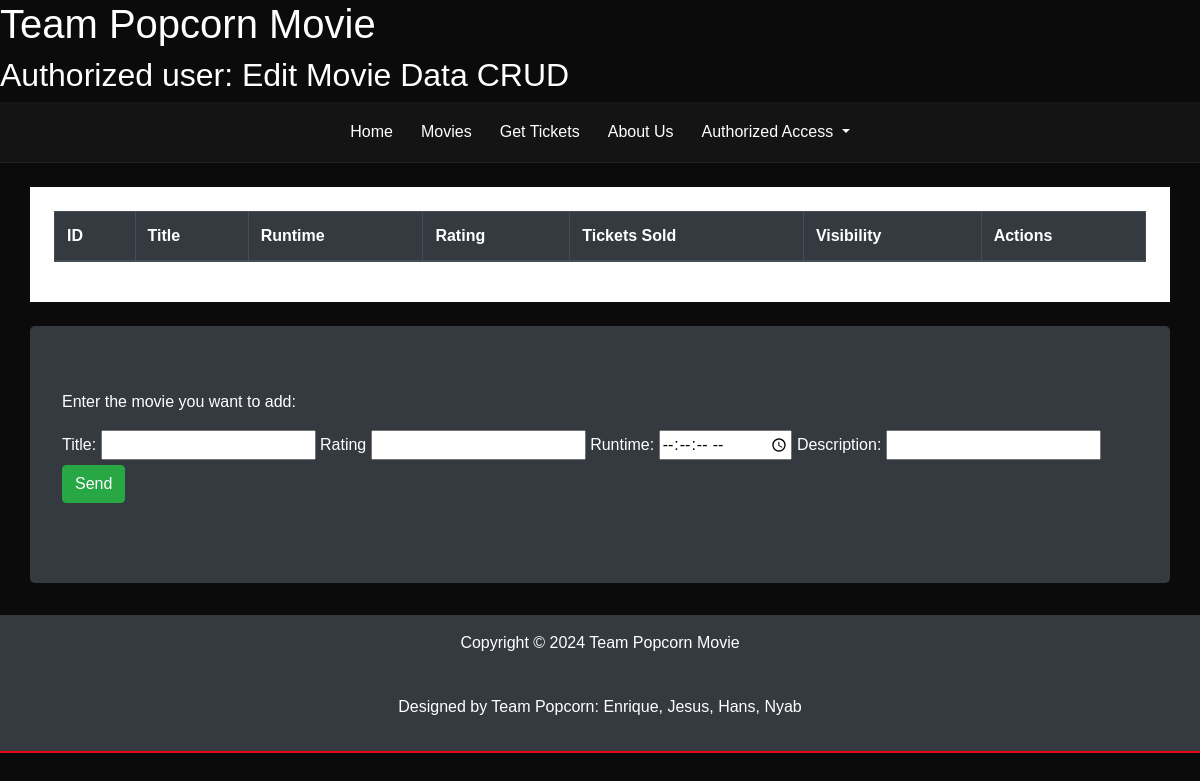
Before: /pages/Movie-Database.php with the older database file.
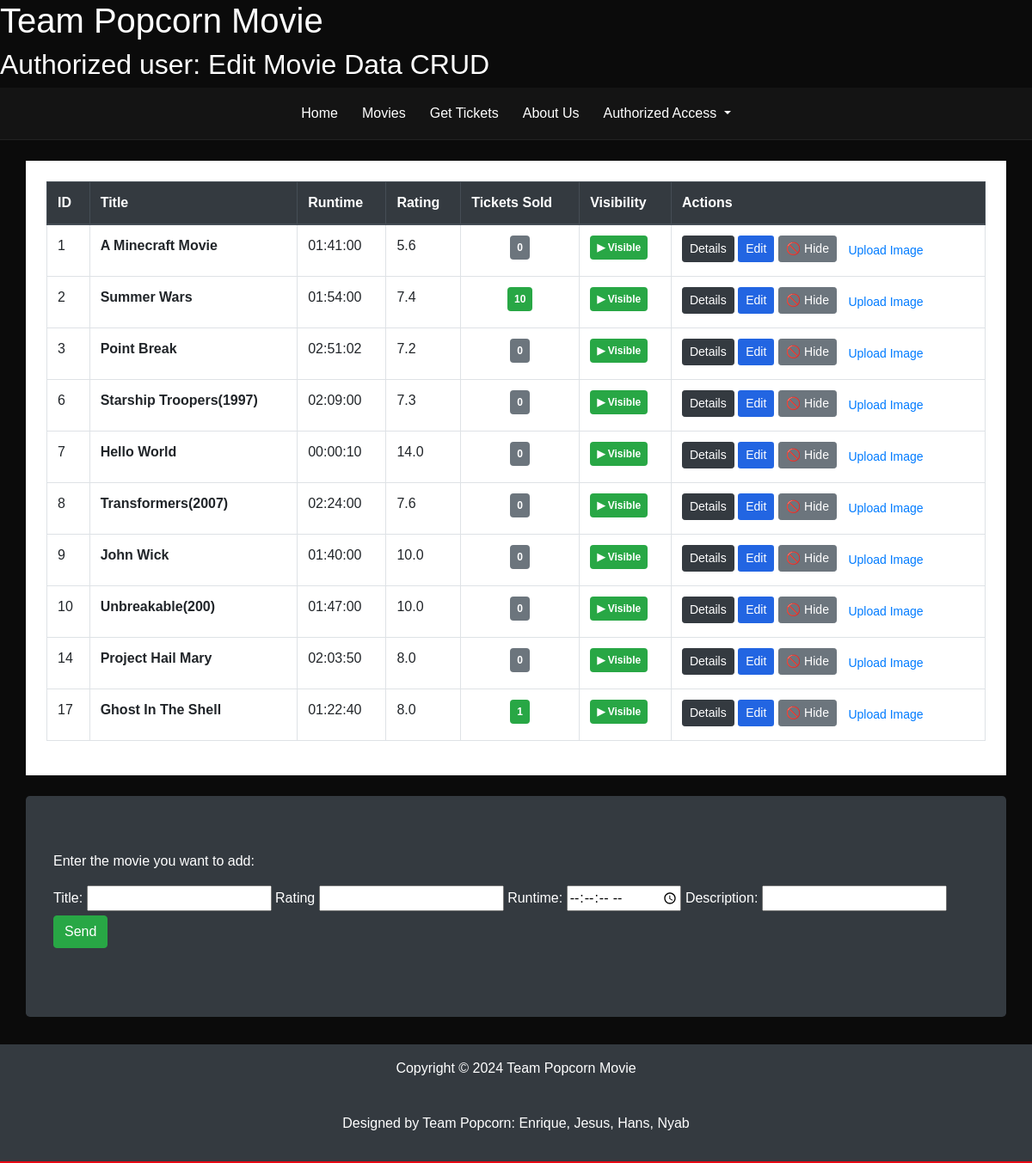
After: the same page with the newer database file.
### tables this page shows
CREATE TABLE `movies` (
  `movie_id` int(11) NOT NULL,
  `title` varchar(200) NOT NULL,
  `runtime` time NOT NULL,
  `rating` decimal(3,1) NOT NULL,
  `description` text NOT NULL,
  `image` varchar(255) NOT NULL,
  `trailer_url` varchar(255) NOT NULL
);

### pages/Movie-Database.php (the view, shortened to what the changed rows need)
<!DOCTYPE html>
<html lang="en">
<?php
include "../config/header.php" ;?>
<body>
    <div>
        <h1>Team Popcorn Movie</h1>
        <h2>Authorized user: Edit Movie Data CRUD</h2>
    </div>
    <div>
        <div class="container-xl mt-4 p-4 bg-white">
            <table class="table table-bordered table-hover">
                <thead class="thead-dark">
                    <tr>
                        <th>ID</th>
                        <th>Title</th>
                        <th>Runtime</th>
                        <th>Rating</th>
                        <th>Tickets Sold</th>
                        <th>Visibility</th>
                        <th>Actions</th>
                    </tr>
                </thead>
                <tbody>
                    <?php
                    include "../config/connection.php";
                    $sql = "SELECT m.*, COALESCE(SUM(t.tickets), 0) AS total_tickets_sold
                            FROM movies m
                            LEFT JOIN tickets t ON m.movie_id = t.movie_id
                            GROUP BY m.movie_id
                            ORDER BY m.is_hidden ASC, m.movie_id ASC";
                    $result = $connection->query($sql);
                    while ($row = $result->fetch_assoc()) {
                        $ticketCount = (int)$row["total_tickets_sold"];
                        $isHidden    = (int)$row["is_hidden"];
                        $ticketBadge = $ticketCount > 0 ? "badge-success" : "badge-secondary";
                        $rowClass = $isHidden ? "table-secondary" : "";
                        $id          = (int)$row["movie_id"];
                        $title       = htmlspecialchars($row["title"],       ENT_QUOTES);
                        $runtime     = htmlspecialchars($row["runtime"],     ENT_QUOTES);
                        $rating      = htmlspecialchars($row["rating"],      ENT_QUOTES);
                        $description = htmlspecialchars($row["description"], ENT_QUOTES);
                        $image       = htmlspecialchars($row["image"],       ENT_QUOTES);
                        if ($isHidden) {
                            $visibilityBadge = "<span class='badge badge-danger p-2'>&#128683; Hidden</span>";
                            $toggleBtn = "
                                <a href='../handlers/movies-toggleVisibility.php?id={$id}&action=show'
                                   class='btn btn-success btn-sm mb-1'
                                   onclick='return confirm(\"Make this movie visible again?\")'>
                                   &#9654; Restore
                                </a>";
                        } else {
                            $visibilityBadge = "<span class='badge badge-success p-2'>&#9654; Visible</span>";
                            $toggleBtn = "
                                <a href='../handlers/movies-toggleVisibility.php?id={$id}&action=hide'
                                   class='btn btn-secondary btn-sm mb-1'
                                   onclick='return confirm(\"Hide this movie from customers and scheduling? All sales will be cancled and ticket holders remain valid after showtimes\")'>
                                   &#128683; Hide
                                </a>";
                        }
                        $hiddenNote = $isHidden
                            ? "<br><small class='text-muted font-italic'>Hidden from customers</small>"
                            : "";
                        echo "
                        <tr class='{$rowClass}'>
                            <td>{$id}</td>
                            <td class='font-weight-bold'>{$title}{$hiddenNote}</td>
                            <td>{$runtime}</td>
                            <td>{$rating}</td>
                            <td class='text-center'>
                                <span class='badge p-2 {$ticketBadge}'>{$ticketCount}</span>
                            </td>
                            <td>{$visibilityBadge}</td>
                            <td>
                                <a href='#'
                                   class='btn btn-dark btn-sm mb-1'
                                   data-toggle='modal'
                                   data-target='#movieModal'
                                   data-id='{$id}'
                                   data-title='{$title}'
                                   data-runtime='{$runtime}'
                                   data-rating='{$rating}'
                                   data-description='{$description}'
                                   data-image='{$image}'>Details</a>
                                <a href='../handlers/movies-edit.php?id={$id}'
                                   class='btn btn-sm mb-1'
                                   style='background-color:#2265e2; color:white;'>Edit</a>
                                {$toggleBtn}
                                <a href='../handlers/movies-uploadimage.php?id={$id}'
                                   class='btn btn-link btn-sm'>Upload Image</a>
                            </td>
                        </tr>";
                    }
                    ?>
                </tbody>
            </table>
        </div>
    </div>
</body>
</html>

Changed rows visible on the page:
added movies: movie_id "1", title "A Minecraft Movie", runtime "01:41:00", rating "5.6", ticketCount "0", is_hidden "▶ Visible"
added movies: movie_id "2", title "Summer Wars", runtime "01:54:00", rating "7.4", ticketCount "10", is_hidden "▶ Visible"
added movies: movie_id "3", title "Point Break", runtime "02:51:02", rating "7.2", ticketCount "0", is_hidden "▶ Visible"
added movies: movie_id "6", title "Starship Troopers(1997)", runtime "02:09:00", rating "7.3", ticketCount "0", is_hidden "▶ Visible"
added movies: movie_id "7", title "Hello World", runtime "00:00:10", rating "14.0", ticketCount "0", is_hidden "▶ Visible"
added movies: movie_id "8", title "Transformers(2007)", runtime "02:24:00", rating "7.6", ticketCount "0", is_hidden "▶ Visible"
added movies: movie_id "9", title "John Wick", runtime "01:40:00", rating "10.0", ticketCount "0", is_hidden "▶ Visible"
added movies: movie_id "10", title "Unbreakable(200)", runtime "01:47:00", rating "10.0", ticketCount "0", is_hidden "▶ Visible"
added movies: movie_id "14", title "Project Hail Mary", runtime "02:03:50", rating "8.0", ticketCount "0", is_hidden "▶ Visible"
added movies: movie_id "17", title "Ghost In The Shell", runtime "01:22:40", rating "8.0", ticketCount "1", is_hidden "▶ Visible"
